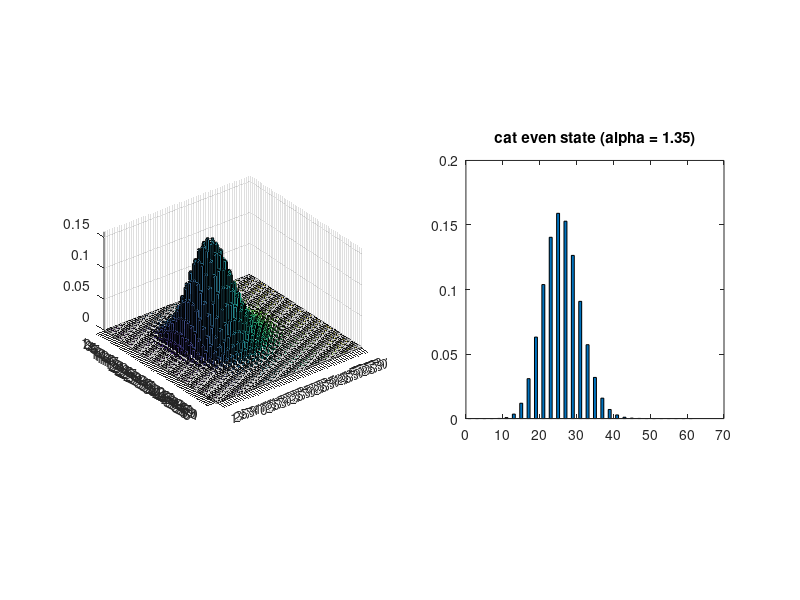
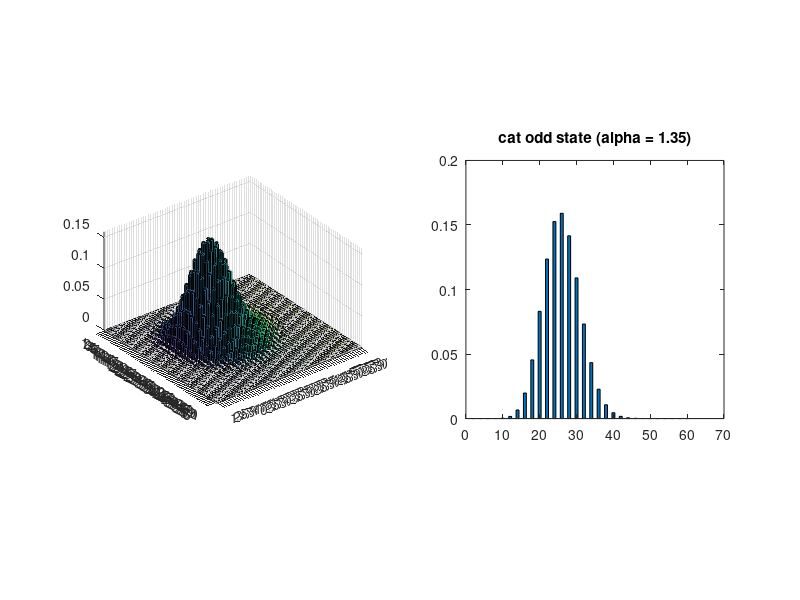
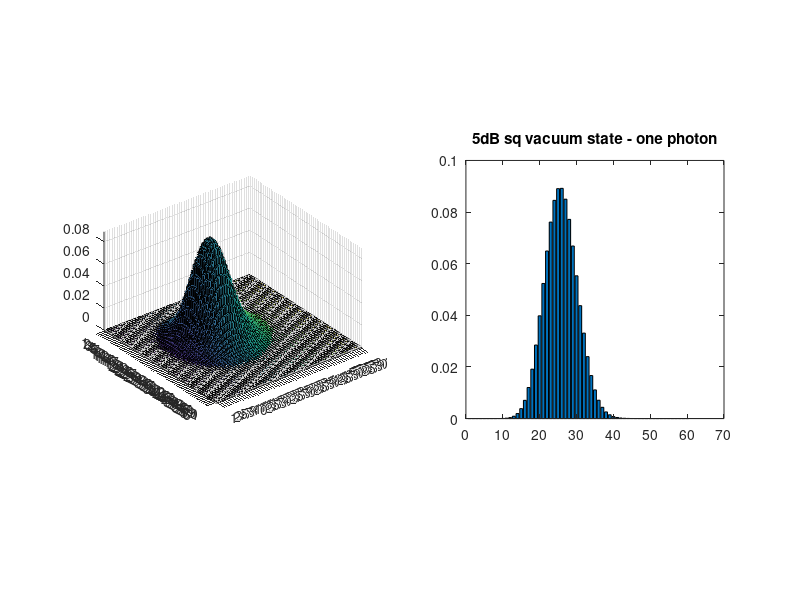
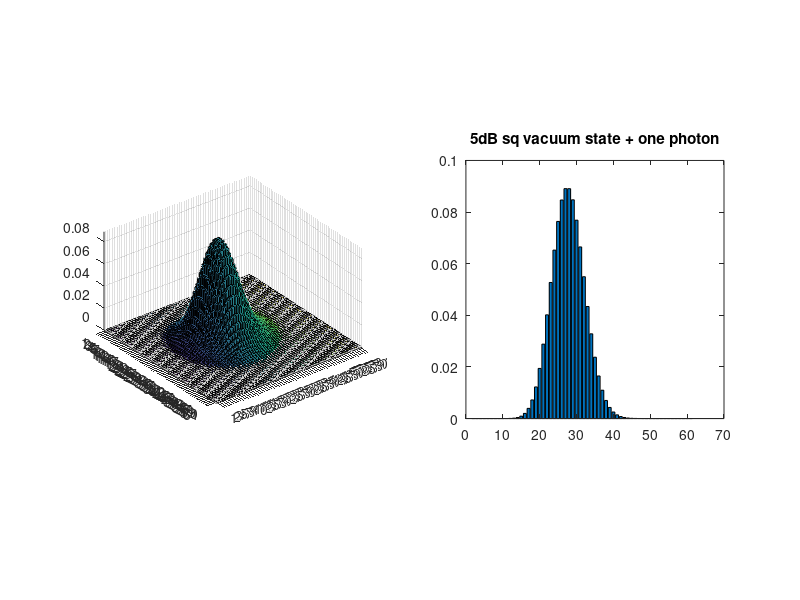

The MATLAB script that drew these images, in order:
clc; clear all;close all;
%%
N = 60; % dim of \rho
phase = 0;%linspace(0,2*pi,365); %squeezing angle
alpha = 5; %coherent amplitude
alpha_minus = -alpha; %coherent amplitude
rdB = 1;
r = rdB/20*log(10); %squeezing factor
%%
a = diag(sqrt(1:N),1); %annihilation  operator
ad = a'; %creation operator

% vacuum state
vacuum = zeros(N+1,N+1);
vacuum(1,1) = 1;

D = expm(alpha*a'-conj(alpha)*a); %displacement operator
D_minus = expm(alpha_minus*a'-conj(alpha_minus)*a); %displacement operator
S = expm(0.5*(r*exp(-1i*phase)*a^2-r*exp(1i*phase)*ad^2)); %squeezing operator

% coherent state
coherent = D*vacuum*D';
coherent_minus = D_minus*vacuum*D_minus';
diag_c = diag(abs(coherent));
Nor_c = trace(coherent);
% figure(1);
% subplot(1,2,1);bar3(abs(coherent))
% subplot(1,2,2);bar(diag_c)
% axis square

% cat state (even)
cat_even = coherent + coherent_minus + D*vacuum*D_minus' + D_minus*vacuum*D';
diag_cat_e = diag(abs(cat_even));
Nor_cat_e = trace(cat_even);
figure(2);
subplot(1,2,1);bar3(abs(cat_even)/Nor_cat_e)
subplot(1,2,2);bar(diag_cat_e/Nor_cat_e)
axis square
title('cat even state (alpha = 1.35)');
% cat state (odd)
cat_odd = coherent + coherent_minus - D*vacuum*D_minus' - D_minus*vacuum*D';
diag_cat_o = diag(abs(cat_odd));
Nor_cat_o = trace(cat_odd);
figure(3);
subplot(1,2,1);bar3(abs(cat_odd)/Nor_cat_o)
subplot(1,2,2);bar(diag_cat_o/Nor_cat_o)
axis square
title('cat odd state (alpha = 1.35)');
%check cat state
Loss = 0;
r = sqrt(1-Loss);
phase_c = pi;
cat = zeros(N,N);
for n = 1 : N+1
    for m = 1 : N+1
        cat(n,m) = (r*alpha)^(n-1)*(r*conj(alpha))^(m-1)/sqrt(factorial(n-1)*factorial(m-1))*exp(-abs(alpha*r)^2)*(1+(-1)^(n+m)+exp(-2*Loss*abs(alpha)^2)*(exp(1i*phase_c)*(-1)^(n-1)+exp(-1i*phase_c)*(-1)^(m-1)))/(2*(1+exp(-2*abs(alpha)^2)*cos(phase_c)));
    end
end
diag_cat = diag(abs(cat));
Nor_cat = trace(cat);
% figure(4);
% subplot(1,2,1);bar3(abs(cat)/Nor_cat)
% subplot(1,2,2);bar(diag_cat/Nor_cat)
% axis square

%%
% single photon
single = ad*vacuum*ad';
% figure;
% subplot(1,2,1);bar3(abs(single))
% subplot(1,2,2);bar(diag(abs(single)))
% axis square

% sq state
% sq = D*S*vacuum*S'*D';
sq = S*vacuum*S';
alpha_s = 5;
D_s = expm(alpha_s*a'-conj(alpha_s)*a); %displacement operator

% sq - 1
sq_a = a*D_s*S*vacuum*S'*D_s'*a';
diag_sq_a = diag(abs(sq_a));
Nor_sq_a = trace(sq_a);
figure(5);
subplot(1,2,1);bar3(abs(sq_a)/Nor_sq_a)
subplot(1,2,2);bar(diag_sq_a/Nor_sq_a)
axis square
title('5dB sq vacuum state - one photon');
% sq + 1
sq_ad = ad*D_s*S*vacuum*S'*D_s'*ad';
diag_sq_ad = diag(abs(sq_ad));
Nor_sq_ad = trace(sq_ad);
figure(6);
subplot(1,2,1);bar3(abs(sq_ad)/Nor_sq_ad)
subplot(1,2,2);bar(diag_sq_ad/Nor_sq_ad)
axis square
title('5dB sq vacuum state + one photon');